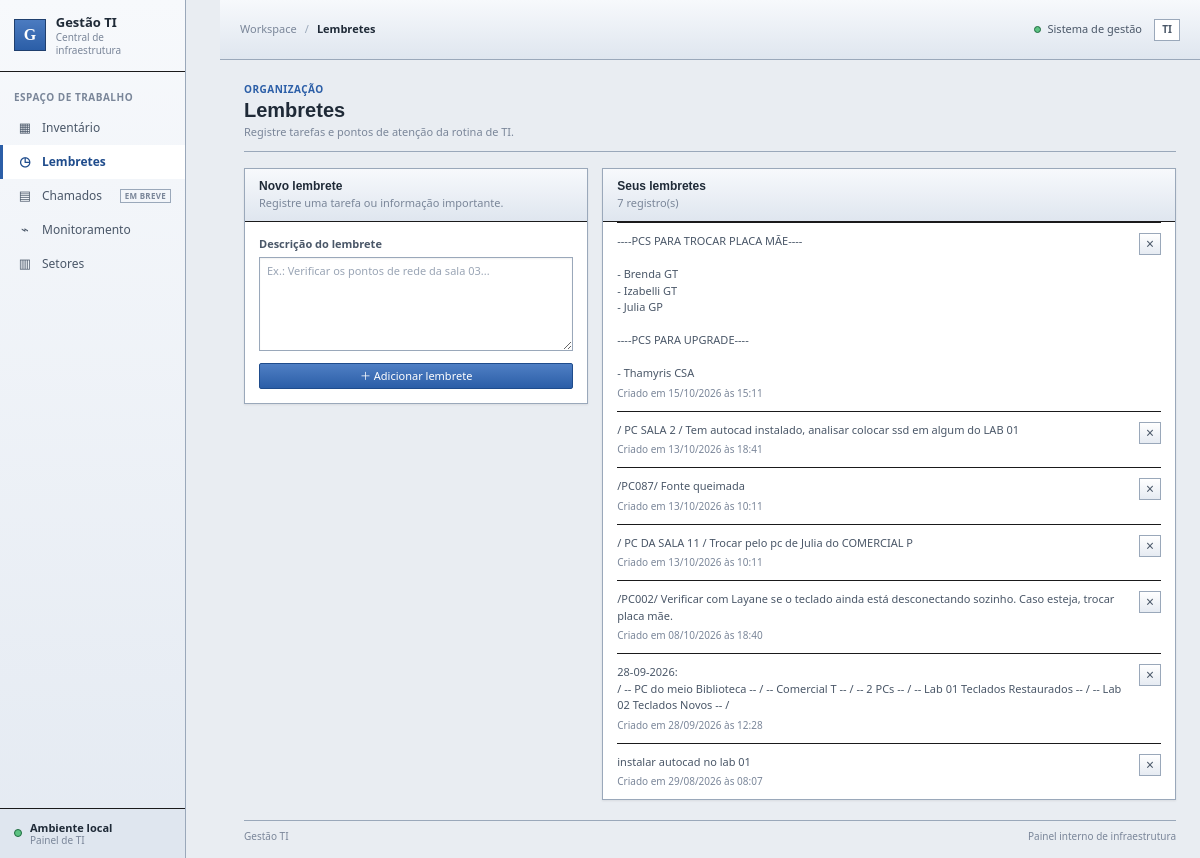
Before: /lembretes with the older database file.
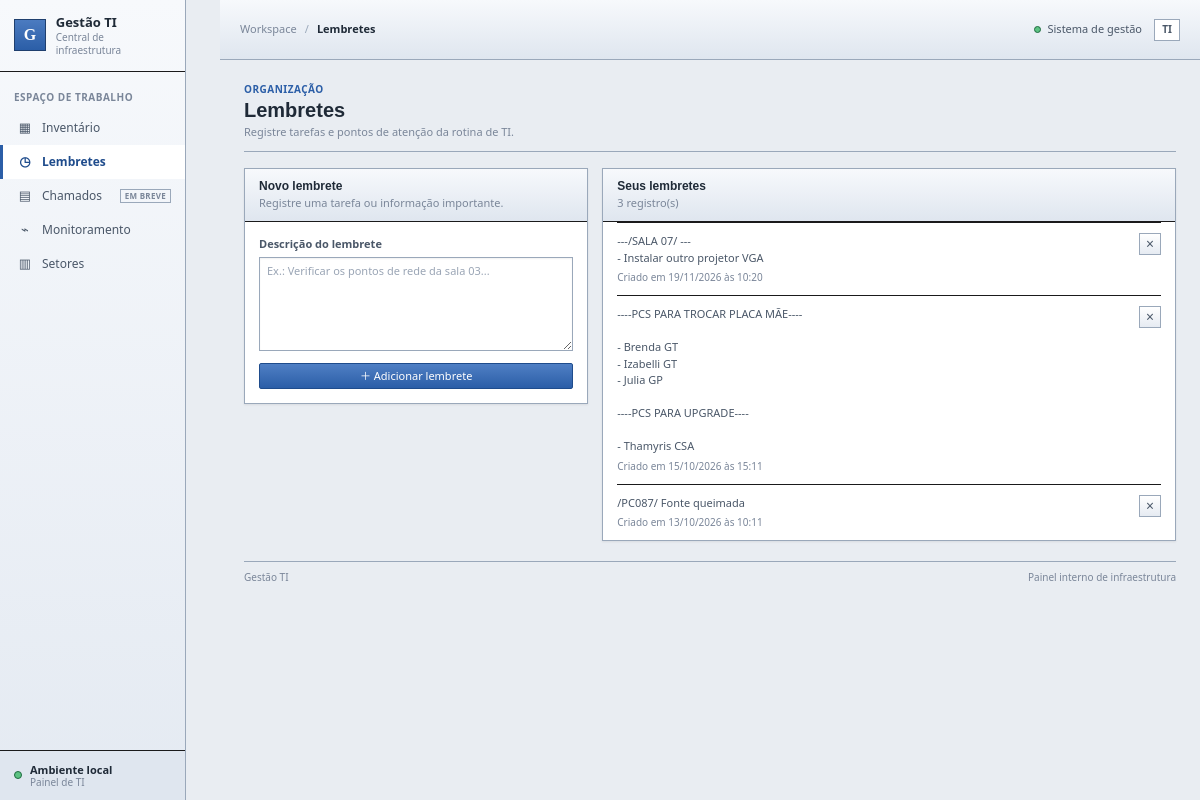
After: the same page with the newer database file.
### database/models.py (models this page shows)
class Lembrete(db.Model):
    __tablename__ = 'lembretes'
    id = db.Column(db.Integer, primary_key=True)
    texto = db.Column(db.Text, nullable=False)
    criado_em = db.Column(db.DateTime, default=agora)

### services/lembrete_services.py (the view)
def lembretes():
    if request.method == 'POST':
        texto = (request.form.get('texto') or '').strip()
        if texto:
            db.session.add(Lembrete(texto=texto))
            db.session.commit()
        return redirect(url_for('lembretes'))
    lista = Lembrete.query.order_by(Lembrete.criado_em.desc()).all()
    return render_template('lembretes.html', lembretes=lista)

### templates/lembretes.html (shortened to what this page needs)
{% extends "base.html" %}
{% block breadcrumb %}Lembretes{% endblock %}
{% block content %}
<section class="page-heading"><div><div class="eyebrow">ORGANIZAÇÃO</div><h1>Lembretes</h1><p class="page-description">Registre tarefas e pontos de atenção da rotina de TI.</p></div></section>
<div class="content-columns">
    <section class="panel">
        <div class="panel-header"><div><h2>Novo lembrete</h2><p>Registre uma tarefa ou informação importante.</p></div></div>
        <form method="POST" class="form reminder-form">
            <label class="field"><span>Descrição do lembrete</span><textarea name="texto" rows="5" placeholder="Ex.: Verificar os pontos de rede da sala 03..." required></textarea></label>
            <button type="submit" class="btn btn-primary">＋ Adicionar lembrete</button>
        </form>
    </section>
    <section class="panel">
        <div class="panel-header"><div><h2>Seus lembretes</h2><p>{{ lembretes|length }} registro(s)</p></div></div>
        <ul class="item-list reminder-list">
        {% for lembrete in lembretes %}
            <li><div class="item-list-copy"><p>{{ lembrete.texto }}</p><span class="item-meta">Criado em {{ lembrete.criado_em.strftime('%d/%m/%Y às %H:%M') }}</span></div><form method="POST" action="{{ url_for('excluir_lembrete', lembrete_id=lembrete.id) }}" class="inline-form" onsubmit="return confirm('Excluir este lembrete?');"><button type="submit" class="icon-button" aria-label="Excluir lembrete">×</button></form></li>
        {% else %}<li class="empty-state compact"><span class="empty-icon">◷</span><strong>Nenhum lembrete ainda</strong><p>Os lembretes adicionados aparecerão aqui.</p></li>{% endfor %}
        </ul>
    </section>
</div>
{% endblock %}

### templates/base.html (shortened to what this page needs)
<!DOCTYPE html>
<html lang="pt-br">
<head>
    <link rel="stylesheet" href="{{ url_for('static', filename='css/style.css') }}">
</head>
<body>
    <div class="app-shell">
        <aside class="sidebar">
            <a href="{{ url_for('index') }}" class="brand">
                <span class="brand-mark">G</span>
                <span class="brand-copy"><strong>Gestão TI</strong><small>Central de infraestrutura</small></span>
            </a>
            <div class="nav-label">ESPAÇO DE TRABALHO</div>
            <nav class="main-nav" aria-label="Navegação principal">
                <a href="{{ url_for('index') }}" class="nav-link {% if request.endpoint == 'index' %}active{% endif %}">
                    <span class="nav-icon">▦</span><span>Inventário</span>
                </a>
                <a href="{{ url_for('lembretes') }}" class="nav-link {% if request.endpoint in ['lembretes', 'excluir_lembrete'] %}active{% endif %}">
                    <span class="nav-icon">◷</span><span>Lembretes</span>
                </a>
                <a href="{{ url_for('chamados') }}" class="nav-link {% if request.endpoint == 'chamados' %}active{% endif %}">
                    <span class="nav-icon">▤</span><span>Chamados</span><span class="nav-soon">EM BREVE</span>
                </a>
                <a href="{{ url_for('ping') }}" class="nav-link {% if request.endpoint in ['ping', 'verificar_ping', 'remover_ping'] %}active{% endif %}">
                    <span class="nav-icon">⌁</span><span>Monitoramento</span>
                </a>
                <a href="{{ url_for('setores') }}" class="nav-link {% if request.endpoint in ['setores', 'excluir_setor'] %}active{% endif %}">
                    <span class="nav-icon">▥</span><span>Setores</span>
                </a>
            </nav>
            <div class="sidebar-bottom">
                <span class="status-dot"></span>
                <span><strong>Ambiente local</strong><small>Painel de TI</small></span>
            </div>
        </aside>
        <div class="main-area">
            <header class="topbar">
                <div class="breadcrumb"><span>Workspace</span><span class="breadcrumb-separator">/</span><strong>{% block breadcrumb %}Visão geral{% endblock %}</strong></div>
                <div class="topbar-right"><span class="system-indicator"><span class="status-dot"></span> Sistema de gestão</span><span class="avatar">TI</span></div>
            </header>
            <main class="container">
                {% block content %}{% endblock %}
                <footer class="site-footer"><span>Gestão TI</span><span>Painel interno de infraestrutura</span></footer>
            </main>
        </div>
    </div>
</body>
</html>

Changed rows visible on the page:
removed Lembrete: texto "/ PC SALA 2 / Tem autocad instalado, analisar colocar ssd em algum do LAB 01", criado_em "13/10/2026 às 18:41"
removed Lembrete: texto "/ PC DA SALA 11 / Trocar pelo pc de Julia do COMERCIAL P", criado_em "13/10/2026 às 10:11"
removed Lembrete: texto "/PC002/ Verificar com Layane se o teclado ainda está desconectando sozinho. Caso esteja, trocar placa mãe.", criado_em "08/10/2026 às 18:40"
removed Lembrete: texto "28-09-2026: / -- PC do meio Biblioteca -- / -- Comercial T -- / -- 2 PCs -- / -- Lab 01 Teclados Restaurados -- / -- Lab 02 Teclados Novos -- /", criado_em "28/09/2026 às 12:28"
removed Lembrete: texto "instalar autocad no lab 01", criado_em "29/08/2026 às 08:07"
added Lembrete: texto "---/SALA 07/ --- - Instalar outro projetor VGA", criado_em "19/11/2026 às 10:20"
Other visible differences:
{{ lembretes|length }}: "7" → "3"
